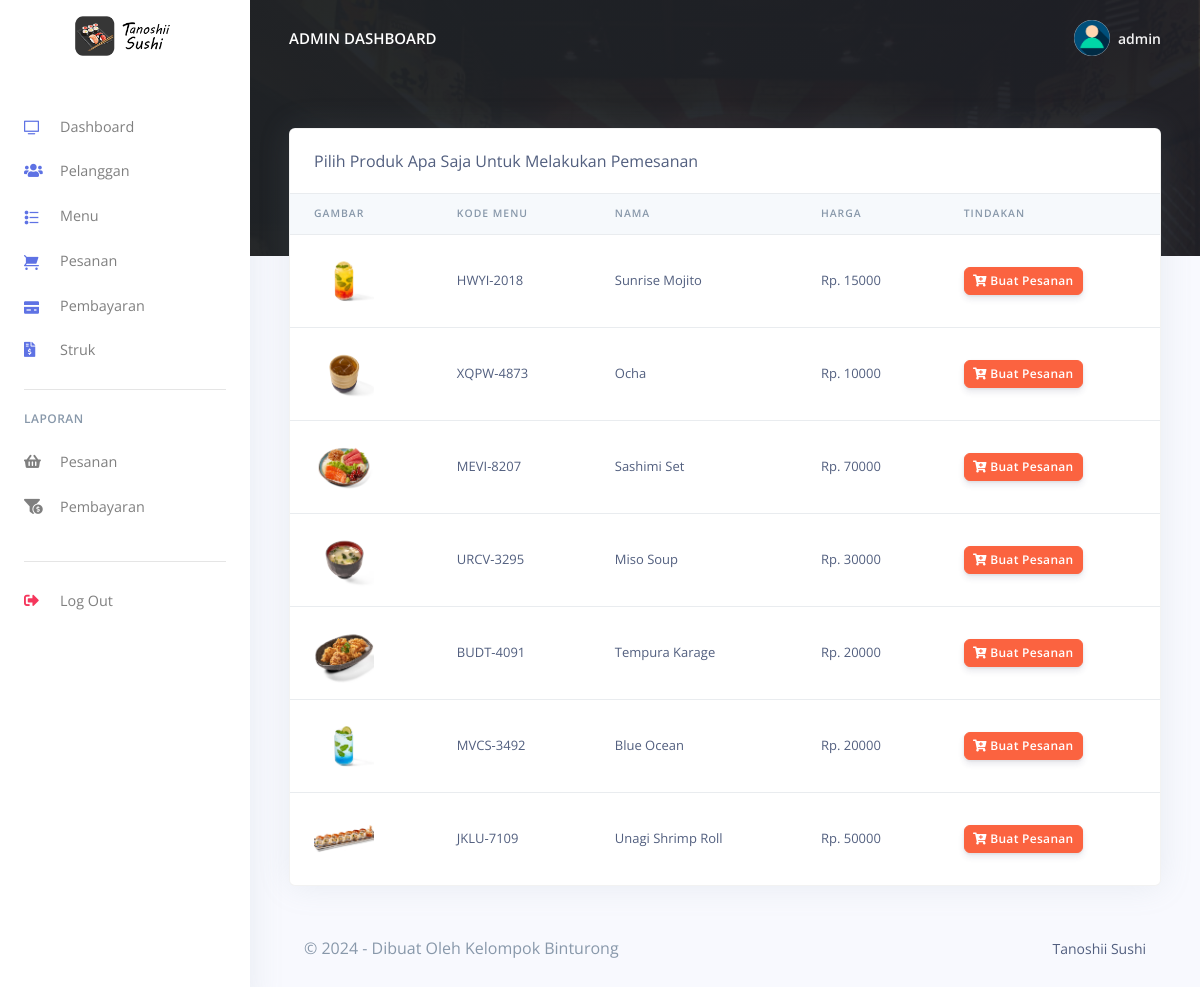
/Resto/kasir/pesanan.php (signed in), run on the app's committed database.
### tables this page shows
CREATE TABLE `users` (
  `id_users` int(11) NOT NULL,
  `email` varchar(255) NOT NULL,
  `nama_user` varchar(50) DEFAULT NULL,
  `password` varchar(255) NOT NULL,
  `user_type` enum('admin','pelanggan','kasir','koki') NOT NULL,
  `created_at` timestamp NOT NULL DEFAULT current_timestamp()
);

CREATE TABLE `menu` (
  `id_menu` varchar(200) NOT NULL,
  `kode_menu` varchar(200) NOT NULL,
  `nama_menu` varchar(200) NOT NULL,
  `gambar_menu` varchar(200) NOT NULL,
  `deskripsi_menu` longtext NOT NULL,
  `harga_menu` varchar(200) NOT NULL,
  `created_at` timestamp(6) NOT NULL DEFAULT current_timestamp(6) ON UPDATE current_timestamp(6)
);

### Resto/kasir/pesanan.php (the view, shortened to what this page needs)
<?php
include('config/config.php');
require_once('partials/_head.php');
?>
<body>
  <?php
  require_once('partials/_sidebar.php');
  ?>
  <div class="main-content">
    <?php
    require_once('partials/_topnav.php');
    ?>
    <div class="container-fluid mt--8">
      <div class="row">
        <div class="col">
          <div class="card shadow">
            <div class="card-header border-0">
            Pilih Produk Apa Saja Untuk Melakukan Pemesanan
            </div>
            <div class="table-responsive">
              <table class="table align-items-center table-flush">
                <thead class="thead-light">
                  <tr>
                    <th scope="col">Gambar</th>
                    <th scope="col">Kode Menu</th>
                    <th scope="col">Nama</th>
                    <th scope="col">Harga</th>
                    <th scope="col">Tindakan</th>
                  </tr>
                </thead>
                <tbody>
                  <?php
                  $ret = "SELECT * FROM  menu  ORDER BY `menu`.`created_at` DESC ";
                  $stmt = $mysqli->prepare($ret);
                  $stmt->execute();
                  $res = $stmt->get_result();
                  while ($prod = $res->fetch_object()) {
                  ?>
                    <tr>
                      <td>
                        <?php
                        if ($prod->gambar_menu) {
                          echo "<img src='../admin/assets/img/menu/$prod->gambar_menu' height='60' width='60 class='img-thumbnail'>";
                        } else {
                          echo "<img src='../admin/assets/img/menu/default.jpg' height='60' width='60 class='img-thumbnail'>";
                        }
                        ?>
                      </td>
                      <td><?php echo $prod->kode_menu; ?></td>
                      <td><?php echo $prod->nama_menu; ?></td>
                      <td>Rp. <?php echo $prod->harga_menu; ?></td>
                      <td>
                        <a href="buat_pesanan.php?id_menu=<?php echo $prod->id_menu; ?>&nama_menu=<?php echo $prod->nama_menu; ?>&harga_menu=<?php echo $prod->harga_menu; ?>">
                          <button class="btn btn-sm btn-warning">
                            <i class="fas fa-cart-plus"></i>
                            Buat Pesanan
                          </button>
                        </a>
                      </td>
                    </tr>
                  <?php } ?>
                </tbody>
              </table>
            </div>
          </div>
        </div>
      </div>
      <?php
      require_once('partials/_footer.php');
      ?>
    </div>
  </div>
</body>
</html>

### Resto/kasir/partials/_sidebar.php (shortened to what this page needs)
<?php
$id_users = $_SESSION['id_users'];
$ret = "SELECT * FROM  users  WHERE id_users = '$id_users'";
$stmt = $mysqli->prepare($ret);
$stmt->execute();
$res = $stmt->get_result();
while ($users = $res->fetch_object()) {
?>
  <nav class="navbar navbar-vertical fixed-left navbar-expand-md navbar-light bg-white" id="sidenav-main">
    <div class="container-fluid">
      <a class="navbar-brand pt-0" href="dasbor_kasir.php">
        <img src="../admin/assets/img/brand/logo.png" class="navbar-brand-img" alt="...">
      </a>
      <div class="collapse navbar-collapse" id="sidenav-collapse-main">
        <ul class="navbar-nav">
          <li class="nav-item">
            <a class="nav-link" href="dasbor_kasir.php">
              <i class="ni ni-tv-2 text-primary"></i> Dashboard
            </a>
          </li>
          <li class="nav-item">
            <a class="nav-link" href="pelanggan.php">
              <i class="fas fa-users text-primary"></i> Pelanggan
            </a>
          </li>
          <li class="nav-item">
            <a class="nav-link" href="menu.php">
              <i class="ni ni-bullet-list-67 text-primary"></i>Menu
            </a>
          </li>
          <li class="nav-item">
            <a class="nav-link" href="pesanan.php">
              <i class="ni ni-cart text-primary"></i> Pesanan
            </a>
          </li>
          <li class="nav-item">
            <a class="nav-link" href="pembayaran.php">
              <i class="ni ni-credit-card text-primary"></i> Pembayaran
            </a>
          </li>
          <li class="nav-item">
            <a class="nav-link" href="struk.php">
              <i class="fas fa-file-invoice-dollar text-primary"></i> Struk
            </a>
          </li>
        </ul>
        <hr class="my-3">
        <h6 class="navbar-heading text-muted">Laporan</h6>
        <ul class="navbar-nav mb-md-3">
          <li class="nav-item">
            <a class="nav-link" href="laporan_pesanan.php">
              <i class="fas fa-shopping-basket"></i> Pesanan
            </a>
          </li>
          <li class="nav-item">
            <a class="nav-link" href="laporan_pembayaran.php">
              <i class="fas fa-funnel-dollar"></i> Pembayaran
            </a>
          </li>
        </ul>
        <hr class="my-3">
        <ul class="navbar-nav mb-md-3">
          <li class="nav-item">
            <a class="nav-link" href="logout.php">
              <i class="fas fa-sign-out-alt text-danger"></i> Log Out
            </a>
          </li>
        </ul>
      </div>
    </div>
  </nav>
<?php } ?>

### Resto/kasir/partials/_topnav.php (shortened to what this page needs)
<?php
$id_users = $_SESSION['id_users'];
$ret = "SELECT * FROM  users  WHERE id_users = '$id_users'";
$stmt = $mysqli->prepare($ret);
$stmt->execute();
$res = $stmt->get_result();
while ($users = $res->fetch_object()) {
?>
    <nav class="navbar navbar-top navbar-expand-md navbar-dark" id="navbar-main">
        <div class="container-fluid">
            <a class="h4 mb-0 text-white text-uppercase d-none d-lg-inline-block" href="dasbor_kasir.php"><?php echo $users->nama_user; ?> Dashboard</a>
            <ul class="navbar-nav align-items-center d-none d-md-flex">
                <li class="nav-item dropdown">
                    <a class="nav-link pr-0" href="#" role="button" data-toggle="dropdown" aria-haspopup="true" aria-expanded="false">
                        <div class="media align-items-center">
                            <span class="avatar avatar-sm rounded-circle">
                                <img alt="Image placeholder" src="../admin/assets/img/theme/user-a-min.png">
                            </span>
                            <div class="media-body ml-2 d-none d-lg-block">
                                <span class="mb-0 text-sm  font-weight-bold"><?php echo $users->nama_user; ?></span>
                            </div>
                        </div>
                    </a>
                </li>
            </ul>
        </div>
    </nav>
<?php } ?>

### data on the page
users: nama_user "ADMIN", nama_user "admin"
menu: gambar_menu (picture), kode_menu "HWYI-2018", nama_menu "Sunrise Mojito", harga_menu "15000"
menu: gambar_menu (picture), kode_menu "XQPW-4873", nama_menu "Ocha", harga_menu "10000"
menu: gambar_menu (picture), kode_menu "MEVI-8207", nama_menu "Sashimi Set", harga_menu "70000"
menu: gambar_menu (picture), kode_menu "URCV-3295", nama_menu "Miso Soup", harga_menu "30000"
menu: gambar_menu (picture), kode_menu "BUDT-4091", nama_menu "Tempura Karage", harga_menu "20000"
menu: gambar_menu (picture), kode_menu "MVCS-3492", nama_menu "Blue Ocean", harga_menu "20000"
menu: gambar_menu (picture), kode_menu "JKLU-7109", nama_menu "Unagi Shrimp Roll", harga_menu "50000"
